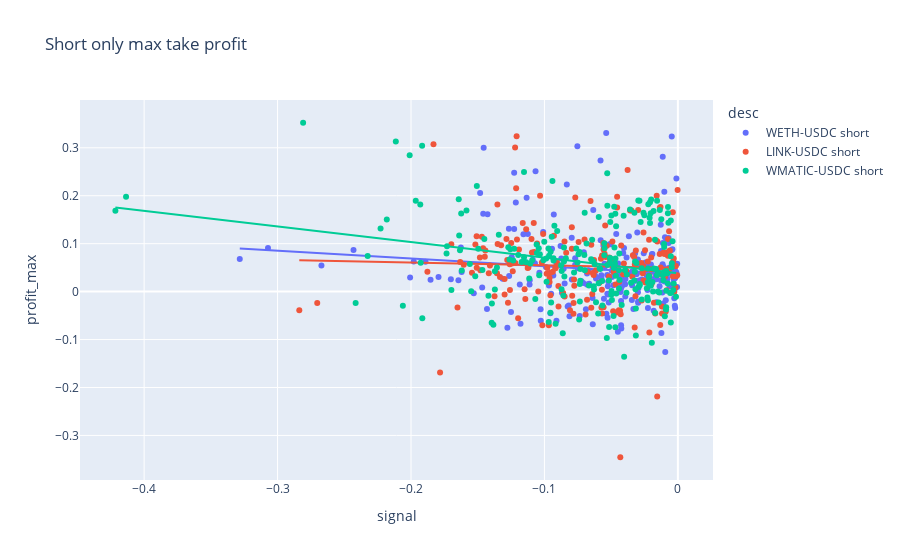
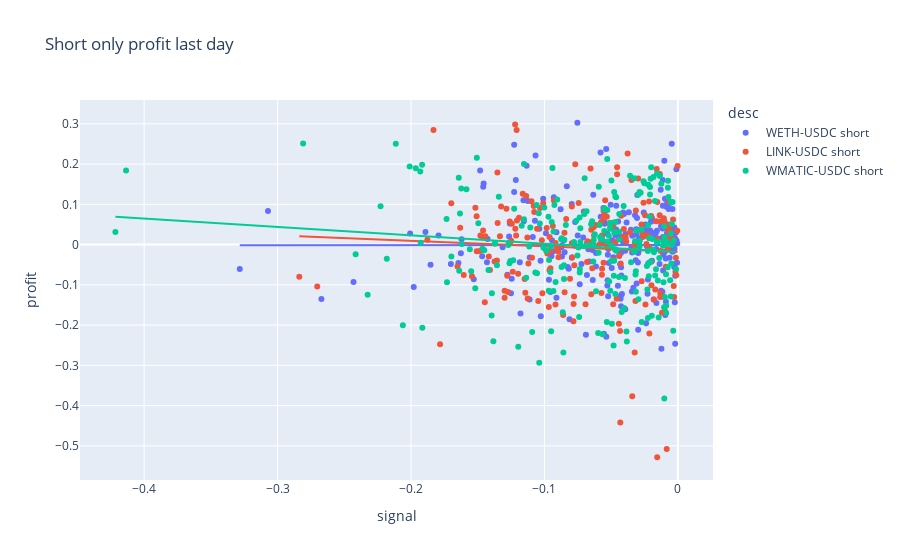

Notebook code cell kept with these figures, in order:
### Code cell
df_short_only = df.loc[df["side"] == "short"]

fig = px.scatter(df_short_only, x="signal", y="profit_max", trendline="ols", color="desc", title="Short only max take profit")
fig.show()

fig = px.scatter(df_short_only, x="signal", y="profit", trendline="ols", color="desc", title="Short only profit last day")
fig.show()

### Figure 1 — Plotly figure (JSON) as saved in the notebook; plotly's stock layout.template omitted (floating-point values rounded to 4 significant figures; data arrays with more than 128 entries replaced by an {"elided": "..."} marker saying what was removed)
{"data": [{"hovertemplate": "desc=WETH-USDC short<br>signal=%{x}<br>profit_max=%{y}<extra></extra>", "legendgroup": "WETH-USDC short", "marker": {"color": "#636efa", "symbol": "circle"}, "mode": "markers", "name": "WETH-USDC short", "orientation": "v", "showlegend": true, "type": "scatter", "x": {"elided": "247 float values"}, "xaxis": "x", "y": {"elided": "247 float values"}, "yaxis": "y"}, {"hovertemplate": "<b>OLS trendline</b><br>profit_max = -0.161469 * signal + 0.0367751<br>R<sup>2</sup>=0.015349<br><br>desc=WETH-USDC short<br>signal=%{x}<br>profit_max=%{y} <b>(trend)</b><extra></extra>", "legendgroup": "WETH-USDC short", "marker": {"color": "#636efa", "symbol": "circle"}, "mode": "lines", "name": "WETH-USDC short", "showlegend": false, "type": "scatter", "x": {"elided": "239 float values"}, "xaxis": "x", "y": {"elided": "239 float values"}, "yaxis": "y"}, {"hovertemplate": "desc=LINK-USDC short<br>signal=%{x}<br>profit_max=%{y}<extra></extra>", "legendgroup": "LINK-USDC short", "marker": {"color": "#EF553B", "symbol": "circle"}, "mode": "markers", "name": "LINK-USDC short", "orientation": "v", "showlegend": true, "type": "scatter", "x": {"elided": "211 float values"}, "xaxis": "x", "y": {"elided": "211 float values"}, "yaxis": "y"}, {"hovertemplate": "<b>OLS trendline</b><br>profit_max = -0.0572995 * signal + 0.0494089<br>R<sup>2</sup>=0.001403<br><br>desc=LINK-USDC short<br>signal=%{x}<br>profit_max=%{y} <b>(trend)</b><extra></extra>", "legendgroup": "LINK-USDC short", "marker": {"color": "#EF553B", "symbol": "circle"}, "mode": "lines", "name": "LINK-USDC short", "showlegend": false, "type": "scatter", "x": {"elided": "203 float values"}, "xaxis": "x", "y": {"elided": "203 float values"}, "yaxis": "y"}, {"hovertemplate": "desc=WMATIC-USDC short<br>signal=%{x}<br>profit_max=%{y}<extra></extra>", "legendgroup": "WMATIC-USDC short", "marker": {"color": "#00cc96", "symbol": "circle"}, "mode": "markers", "name": "WMATIC-USDC short", "orientation": "v", "showlegend": true, "type": "scatter", "x": {"elided": "239 float values"}, "xaxis": "x", "y": {"elided": "239 float values"}, "yaxis": "y"}, {"hovertemplate": "<b>OLS trendline</b><br>profit_max = -0.32528 * signal + 0.038309<br>R<sup>2</sup>=0.069762<br><br>desc=WMATIC-USDC short<br>signal=%{x}<br>profit_max=%{y} <b>(trend)</b><extra></extra>", "legendgroup": "WMATIC-USDC short", "marker": {"color": "#00cc96", "symbol": "circle"}, "mode": "lines", "name": "WMATIC-USDC short", "showlegend": false, "type": "scatter", "x": {"elided": "231 float values"}, "xaxis": "x", "y": {"elided": "231 float values"}, "yaxis": "y"}], "layout": {"legend": {"title": {"text": "desc"}, "tracegroupgap": 0}, "title": {"text": "Short only max take profit"}, "xaxis": {"anchor": "y", "domain": [0, 1], "title": {"text": "signal"}}, "yaxis": {"anchor": "x", "domain": [0, 1], "title": {"text": "profit_max"}}}}

### Figure 2 — Plotly figure (JSON) as saved in the notebook; plotly's stock layout.template omitted (floating-point values rounded to 4 significant figures; data arrays with more than 128 entries replaced by an {"elided": "..."} marker saying what was removed)
{"data": [{"hovertemplate": "desc=WETH-USDC short<br>signal=%{x}<br>profit=%{y}<extra></extra>", "legendgroup": "WETH-USDC short", "marker": {"color": "#636efa", "symbol": "circle"}, "mode": "markers", "name": "WETH-USDC short", "orientation": "v", "showlegend": true, "type": "scatter", "x": {"elided": "247 float values"}, "xaxis": "x", "y": {"elided": "247 float values"}, "yaxis": "y"}, {"hovertemplate": "<b>OLS trendline</b><br>profit = 0.00217428 * signal + -0.000748237<br>R<sup>2</sup>=0.000002<br><br>desc=WETH-USDC short<br>signal=%{x}<br>profit=%{y} <b>(trend)</b><extra></extra>", "legendgroup": "WETH-USDC short", "marker": {"color": "#636efa", "symbol": "circle"}, "mode": "lines", "name": "WETH-USDC short", "showlegend": false, "type": "scatter", "x": {"elided": "239 float values"}, "xaxis": "x", "y": {"elided": "239 float values"}, "yaxis": "y"}, {"hovertemplate": "desc=LINK-USDC short<br>signal=%{x}<br>profit=%{y}<extra></extra>", "legendgroup": "LINK-USDC short", "marker": {"color": "#EF553B", "symbol": "circle"}, "mode": "markers", "name": "LINK-USDC short", "orientation": "v", "showlegend": true, "type": "scatter", "x": {"elided": "211 float values"}, "xaxis": "x", "y": {"elided": "211 float values"}, "yaxis": "y"}, {"hovertemplate": "<b>OLS trendline</b><br>profit = -0.136129 * signal + -0.0179484<br>R<sup>2</sup>=0.003583<br><br>desc=LINK-USDC short<br>signal=%{x}<br>profit=%{y} <b>(trend)</b><extra></extra>", "legendgroup": "LINK-USDC short", "marker": {"color": "#EF553B", "symbol": "circle"}, "mode": "lines", "name": "LINK-USDC short", "showlegend": false, "type": "scatter", "x": {"elided": "203 float values"}, "xaxis": "x", "y": {"elided": "203 float values"}, "yaxis": "y"}, {"hovertemplate": "desc=WMATIC-USDC short<br>signal=%{x}<br>profit=%{y}<extra></extra>", "legendgroup": "WMATIC-USDC short", "marker": {"color": "#00cc96", "symbol": "circle"}, "mode": "markers", "name": "WMATIC-USDC short", "orientation": "v", "showlegend": true, "type": "scatter", "x": {"elided": "239 float values"}, "xaxis": "x", "y": {"elided": "239 float values"}, "yaxis": "y"}, {"hovertemplate": "<b>OLS trendline</b><br>profit = -0.208653 * signal + -0.0186182<br>R<sup>2</sup>=0.013817<br><br>desc=WMATIC-USDC short<br>signal=%{x}<br>profit=%{y} <b>(trend)</b><extra></extra>", "legendgroup": "WMATIC-USDC short", "marker": {"color": "#00cc96", "symbol": "circle"}, "mode": "lines", "name": "WMATIC-USDC short", "showlegend": false, "type": "scatter", "x": {"elided": "231 float values"}, "xaxis": "x", "y": {"elided": "231 float values"}, "yaxis": "y"}], "layout": {"legend": {"title": {"text": "desc"}, "tracegroupgap": 0}, "title": {"text": "Short only profit last day"}, "xaxis": {"anchor": "y", "domain": [0, 1], "title": {"text": "signal"}}, "yaxis": {"anchor": "x", "domain": [0, 1], "title": {"text": "profit"}}}}
